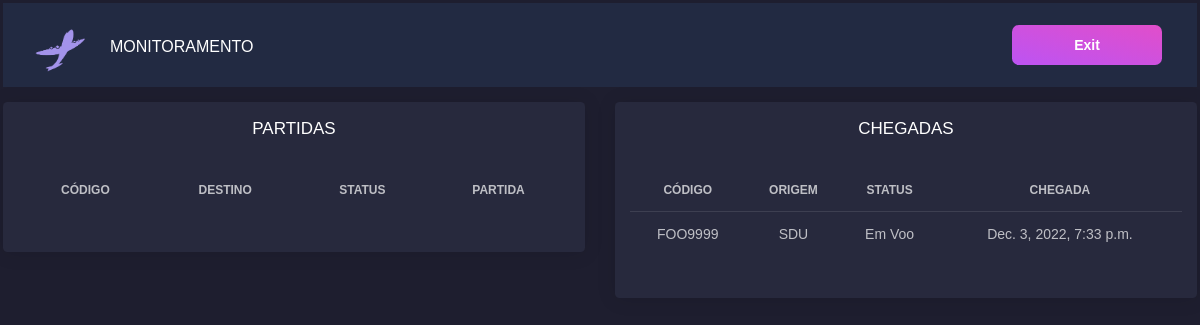
The app's page /home, older data.
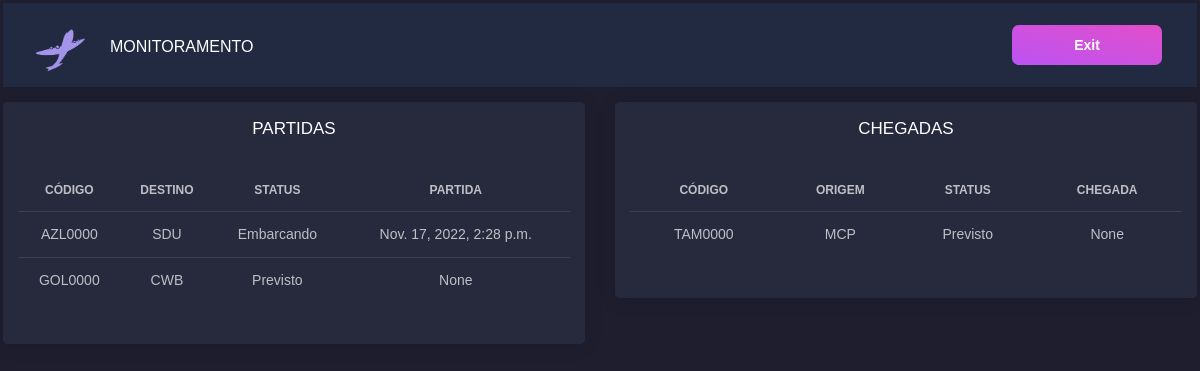
The same page, newer data.
### flight_management/models.py (models this page shows, shortened)
class Flight(models.Model):
    id = models.BigAutoField(primary_key=True)
    fk_flightstatus = models.ForeignKey(FlightStatus, on_delete=models.SET_NULL, blank=True, null=True)
    tx_code = models.CharField(max_length=8)
    dt_est_departure = models.DateTimeField(blank=True, null=True)
    dt_est_arrival = models.DateTimeField(blank=True, null=True)
    nm_origin = models.CharField(max_length=3, choices=AirportCodes.choices)
    nm_destination = models.CharField(max_length=3, choices=AirportCodes.choices)
    class Meta:
        db_table = 'flight'

class FlightStatus(models.Model):
    id = models.BigAutoField(primary_key=True)
    dt_departure = models.DateTimeField(blank=True, null=True)
    dt_arrival = models.DateTimeField(blank=True, null=True)
    nm_status = models.CharField(max_length=13, choices=Status.choices, default=Status.PREVISTO)
    dt_creation = models.DateTimeField(auto_now=True)
    dt_updated = models.DateTimeField(auto_now=True)
    dt_done = models.DateTimeField(blank=True, null=True)
    class Meta:
        db_table = 'flight_status'

### flight_monitoring/views.py (the view)
# urls.py: path('home', flightmonitoringviews.flightmonitoringview),
def flightmonitoringview(request):
    all_flights = Flight.objects.all()
    context = {
        'all_flights' : all_flights,
        'selectedRole' : str(views.role)
    }
    return render(request, "home.html", context)

### flight_monitoring/template/home.html (shortened to what this page needs)
{% load static %}
<!DOCTYPE html>
<html lang="en">
<head>
    <link rel="stylesheet" href="{% static 'css/black-dashboard.min.css' %}">
</head>
<body onload="myFunction()">
    <nav class="navbar navbar-expand-lg navbar-dark bg-dark">
            <a class="navbar-brand mr-0 mr-md-2" href="../home" aria-label="Caqui">
              <img src="{% static 'img/caqui.png' %}" width="50 px">
            </a>
            <a class="navbar-brand" href="../home">MONITORAMENTO</a>
          <div class="collapse navbar-collapse" id="navbarSupportedContent">
          <a href="/" class="btn btn-primary d-none d-lg-inline-block mb-3 mb-md-0 ml-md-3">Exit</a>
    </nav>
    <div class="row">
      <div class="col-lg-6">
        <div class="card ">
          <div class="card-header">
            <h4 class="card-title text-center"> PARTIDAS</h4>
          </div>
          <div class="card-body">
            <div class="table-responsive">
              <table class="table tablesorter " id="">
                <thead class=" text-primary">
                  <tr class="text-center">
                    <th>Código</th>
                    <th>Destino</th>
                    <th>Status</th>
                    <th class="text-center">Partida</th>
                  </tr>
                </thead>
                <tbody>
                  {% for flight in all_flights %}
                    {% if flight.nm_origin == "GRU" %}
                    <tr class="text-center">
                        <td>{{flight.tx_code}}</td>
                        <td>{{flight.nm_destination}}</td>
                        <td>{{flight.fk_flightstatus.nm_status}}</td>
                        <td>{{flight.fk_flightstatus.dt_departure}}</td>
                    </tr>
                    {% endif %}
                  {% endfor %}
                </tbody>
              </table>
            </div>
          </div>
        </div>
      </div>
      <div class="col-lg-6">
        <div class="card ">
          <div class="card-header">
            <h4 class="card-title text-center"> CHEGADAS</h4>
          </div>
          <div class="card-body">
            <div class="table-responsive">
              <table class="table tablesorter " id="">
                <thead class=" text-primary">
                  <tr class="text-center">
                    <th>Código</th>
                    <th>Origem</th>
                    <th>Status</th>
                    <th class="text-center">Chegada</th>
                  </tr>
                </thead>
                <tbody>
                  {% for flight in all_flights %}
                    {% if flight.nm_destination == "GRU" %}
                      <tr class="text-center">
                          <td>{{flight.tx_code}}</td>
                          <td>{{flight.nm_origin}}</td>
                          <td>{{flight.fk_flightstatus.nm_status}}</td>
                          <td>{{flight.fk_flightstatus.dt_arrival}}</td>
                      </tr>
                    {% endif %}
                  {% endfor %}
                </tbody>
              </table>
            </div>
          </div>
        </div>
      </div>
    </div>
    </body>
    </html>

Row changes from the older to the newer data that the page shows:
removed Flight: tx_code "FOO9999", nm_origin "SDU", fk_flightstatus.nm_status "Em Voo", fk_flightstatus.dt_arrival "Dec. 3, 2022, 7:33 p.m.", shown under "CHEGADAS"
added Flight: tx_code "AZL0000", nm_destination "SDU", fk_flightstatus.nm_status "Embarcando", fk_flightstatus.dt_departure "Nov. 17, 2022, 2:28 p.m.", shown under "PARTIDAS"
added Flight: tx_code "GOL0000", nm_destination "CWB", fk_flightstatus.nm_status "Previsto", fk_flightstatus.dt_departure "None", shown under "PARTIDAS"
added Flight: tx_code "TAM0000", nm_origin "MCP", fk_flightstatus.nm_status "Previsto", fk_flightstatus.dt_arrival "None", shown under "CHEGADAS"
